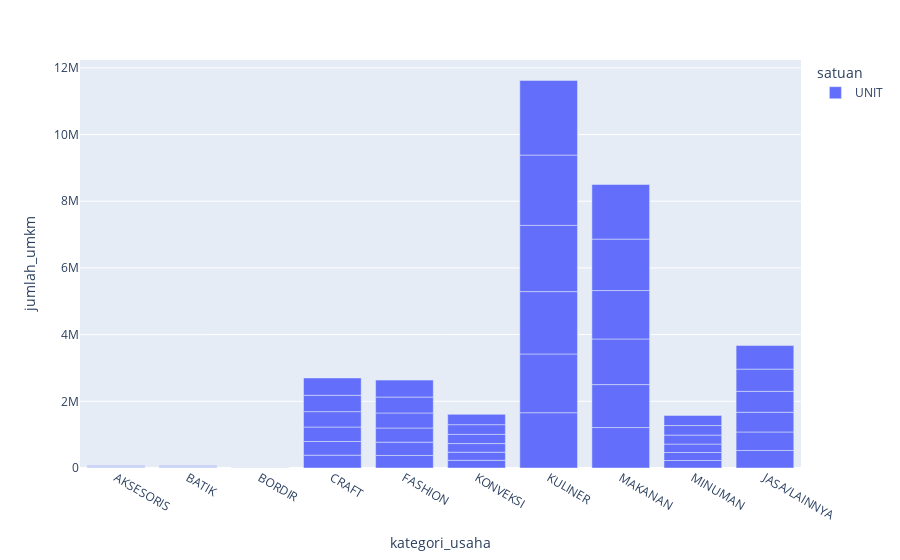

Here is the notebook cell this chart was saved with:
### Code cell
bivariate_visualization_bar(
    data=data,
    x=data['kategori_usaha'],
    y=data['jumlah_umkm'],
    color=data['satuan']
)

### Figure 1 — Plotly figure (JSON) as saved in the notebook; plotly's stock layout.template omitted (floating-point values rounded to 4 significant figures)
{"data": [{"alignmentgroup": "True", "hovertemplate": "satuan=UNIT<br>kategori_usaha=%{x}<br>jumlah_umkm=%{y}<extra></extra>", "legendgroup": "UNIT", "marker": {"color": "#636efa", "pattern": {"shape": ""}}, "name": "UNIT", "offsetgroup": "UNIT", "orientation": "v", "showlegend": true, "textposition": "auto", "type": "bar", "x": ["AKSESORIS", "BATIK", "BORDIR", "CRAFT", "FASHION", "KONVEKSI", "KULINER", "MAKANAN", "MINUMAN", "JASA/LAINNYA", "AKSESORIS", "BATIK", "BORDIR", "CRAFT", "FASHION", "KONVEKSI", "KULINER", "MAKANAN", "MINUMAN", "JASA/LAINNYA", "AKSESORIS", "BATIK", "BORDIR", "CRAFT", "FASHION", "KONVEKSI", "KULINER", "MAKANAN", "MINUMAN", "JASA/LAINNYA", "AKSESORIS", "BATIK", "BORDIR", "CRAFT", "FASHION", "KONVEKSI", "KULINER", "MAKANAN", "MINUMAN", "JASA/LAINNYA", "AKSESORIS", "BATIK", "BORDIR", "CRAFT", "FASHION", "KONVEKSI", "KULINER", "MAKANAN", "MINUMAN", "JASA/LAINNYA", "AKSESORIS", "BATIK", "BORDIR", "CRAFT", "FASHION", "KONVEKSI", "KULINER", "MAKANAN", "MINUMAN", "JASA/LAINNYA"], "xaxis": "x", "y": [10789, 10789, 1541, 385335, 376087, 229660, 1658481, 1213034, 225036, 524055, 11457, 11457, 1637, 409176, 399356, 243869, 1761095, 1288087, 238959, 556480, 12166, 12166, 1738, 434493, 424065, 258958, 1870058, 1367784, 253744, 590911, 12919, 12919, 1846, 461376, 450303, 274980, 1985763, 1452412, 269444, 627472, 13718, 13718, 1960, 489923, 478164, 291994, 2108627, 1542276, 286115, 666295, 14567, 14567, 2081, 520235, 507750, 310060, 2239092, 1637701, 303817, 707520], "yaxis": "y"}], "layout": {"autosize": true, "barmode": "relative", "legend": {"title": {"text": "satuan"}, "tracegroupgap": 0}, "margin": {"t": 60}, "xaxis": {"anchor": "y", "autorange": true, "domain": [0, 1], "range": [-0.5, 9.5], "title": {"text": "kategori_usaha"}, "type": "category"}, "yaxis": {"anchor": "x", "autorange": true, "domain": [0, 1], "range": [0, 12230000.0], "title": {"text": "jumlah_umkm"}, "type": "linear"}}}
